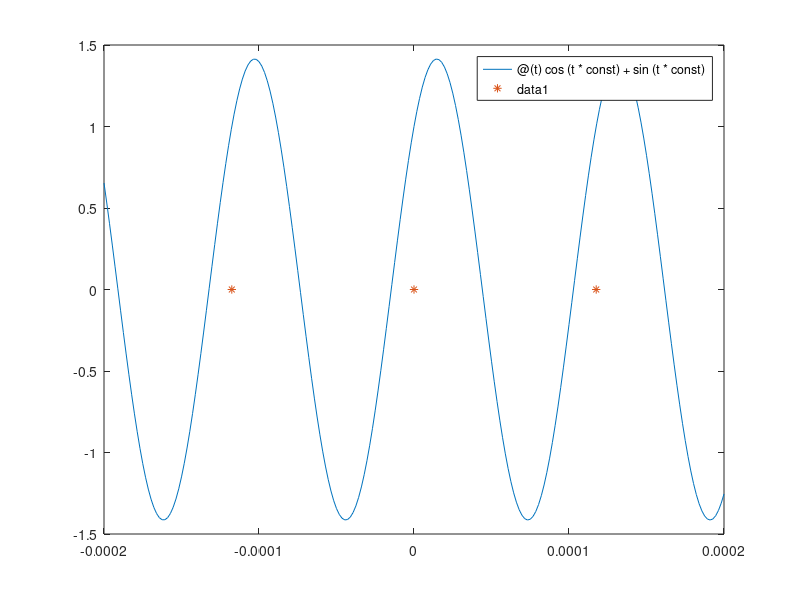

Write MATLAB code to recreate this figure.
clc
clear all
C = 5e-10;
L = 0.7;
const = 1/sqrt(C*L);
period = 2*pi*sqrt(C*L);
freq = 1/period;
I = @(t) cos(t*const) + sin(t*const);
fplot(I, [-0.0002,0.0002]);
hold on 
plot([-period,0,period], [0,0,0], '*'); 